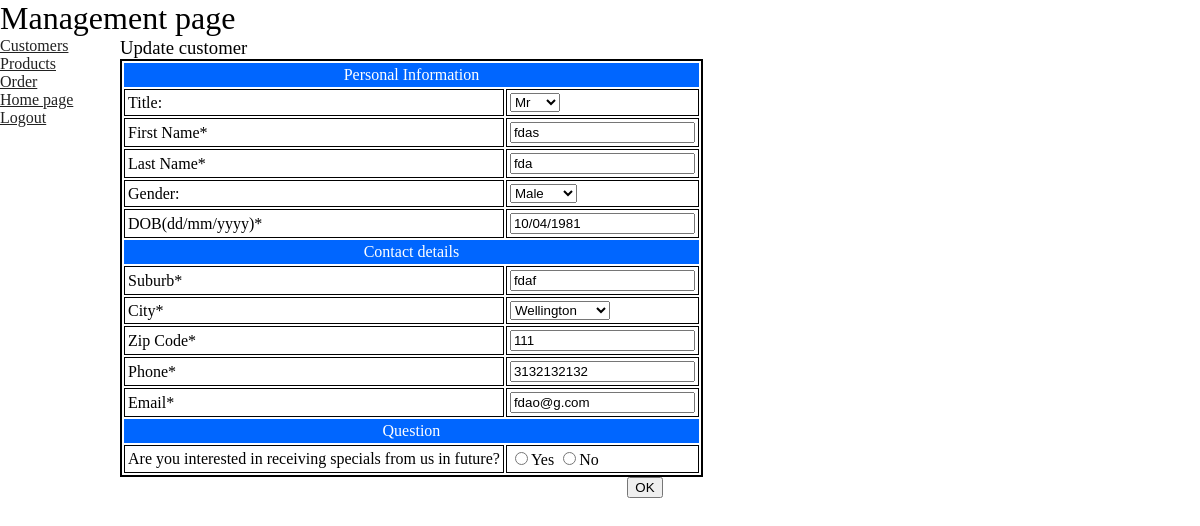
The page /backend/updateCustomer.php?id=2 (signed in) on the database its author committed.
### tables this page shows
CREATE TABLE IF NOT EXISTS `customer` (
  `CustomerID` int(6) NOT NULL AUTO_INCREMENT,
  `Title` varchar(5) DEFAULT NULL,
  `FirstName` varchar(20) NOT NULL,
  `LastName` varchar(20) NOT NULL,
  `Gender` varchar(6) DEFAULT NULL,
  `DOB` varchar(10) NOT NULL,
  `Suburb` varchar(20) NOT NULL,
  `City` varchar(20) NOT NULL,
  `Zip` varchar(10) NOT NULL,
  `Phone` varchar(13) NOT NULL,
  `Email` varchar(30) NOT NULL,
  `Info` varchar(30) DEFAULT NULL,
  `ReceiveMail` tinyint(1) NOT NULL,
  `loginID` varchar(12) NOT NULL,
  `password` varchar(12) NOT NULL,
  PRIMARY KEY (`CustomerID`),
  UNIQUE KEY `loginID` (`loginID`),
  KEY `CustomerID` (`CustomerID`)
);

### backend/updateCustomer.php (the view, shortened to what this page needs)
<!DOCTYPE html>
<?php
	$custID = $_GET["id"];
	$query="SELECT * FROM customer WHERE CustomerID = ".$custID;
	$result=mysql_query($query);
	$title=mysql_result($result,0,"Title");
	$fname=mysql_result($result,0,"FirstName");
	$lname=mysql_result($result,0,"LastName");
	$gender=mysql_result($result,0,"Gender");
	$dob=mysql_result($result,0,"DOB");
	$suburb=mysql_result($result,0,"Suburb");
	$city=mysql_result($result,0,"City");
	$zip=mysql_result($result,0,"Zip");
	$phone=mysql_result($result,0,"Phone");
	$email=mysql_result($result,0,"Email");
	$ifReceiveMail=mysql_result($result,0,"ReceiveMail");
?>
<html xmlns="http://www.w3.org/1999/xhtml">
<head>
<link href="css/default.css" rel="stylesheet" type="text/css">
<link href="css/style.css" rel="stylesheet" type="text/css">
</head>
<body>
<div id="container">
	<div id="header">
	<h1>Management page</h1>
	</div>
	<?php include "menu.php"?>
	<div id="contents">
	<h3>Update customer</h3>
	<form method = 'post' action = 'exeUpdateCustomer.php?id=<?php echo $custID ?>'>
	<table>
	<th colspan = 2>Personal Information</th>
	<tr><td>Title:</td><td>
	<select name = "title">
	<option <?php if($title=="Mr") echo"selected='selected'"; ?>>Mr</option>
	</select>
	</td></tr>
	<tr><td>First Name<span class="red">*</span></td><td><input type='text' name="fname" value='<?php echo $fname; ?>'/></td></tr>
	<tr><td>Last Name<span class="red">*</span></td><td><input type='text' name="lname" value='<?php echo $lname; ?>' /></td></tr>
	<tr><td>Gender:</td><td>
	<select name = "gender">
	<option <?php if($gender=="Male") echo"selected='selected'"; ?>>Male</option>
	</select>
	</td></tr>
	<tr><td>DOB(dd/mm/yyyy)<span class="red">*</span></td><td><input type='text' name='dob' value='<?php echo $dob; ?>'/></td></tr>
	<th colspan = 2>Contact details</th>
	<tr><td>Suburb<span class="red">*</span></td><td><input type='text' name='suburb' value='<?php echo $suburb; ?>'/></td></tr>
	<tr><td>City<span class="red">*</span></td><td>
	<select  name = "city">
	<option <?php if($city=="Wellington") echo"selected='selected'"; ?>>Wellington</option>
	</select>
	</td></tr>
	<tr><td>Zip Code<span class="red">*</span></td><td><input type='text' name='zip' value='<?php echo $zip; ?>'/></td></tr>
	<tr><td>Phone<span class="red">*</span></td><td><input type='text' name='phone' value='<?php echo $phone; ?>'/></td></tr>
	<tr><td>Email<span class="red">*</span></td><td><input type='text' name='email' value='<?php echo $email; ?>'/></td></tr>
	<th colspan = 2>Question</th>
	<tr><td>Are you interested in receiving specials from us in future?</td>
	<td>
	<input type="radio" name="ifReceiveMail" value="Yes" <?php if($ifReceiveMail) echo"checked=true"; ?>>Yes
	<input type="radio" name="ifReceiveMail" value="No">No
	</td>
	</tr>
	</table>
	<center><input type="submit" value="OK"></center>
	</form>
</div>
</body>
</html>

### backend/css/default.css (style rules this page uses)
html, body, div, h1, h2, h3, h4, h5, h6, p, ul, ol, li, dl, dt, dd, table, th, td, form { font-weight: normal; margin: 0; padding: 0; list-style: none; }
body { font-family:Times New Roman; height: 100%; }
html { height:100%; }
table { border:solid 2px black; padding:0; }
th { background-color:#0066FF; color:white; margin:0; padding:3px; }
td { padding:3px; margin:0; border:solid 1px black; }

### backend/css/style.css (style rules this page uses)
#container { min-width:1200px; }
#contents { min-width:1050px; float:left; }

### rows shown on the page
customer: title "Mr", fname "fdas", lname "fda", gender "Male", dob "10/04/1981", suburb "fdaf", city "Wellington", zip "111", phone "3132132132", email "fdao@g.com"
